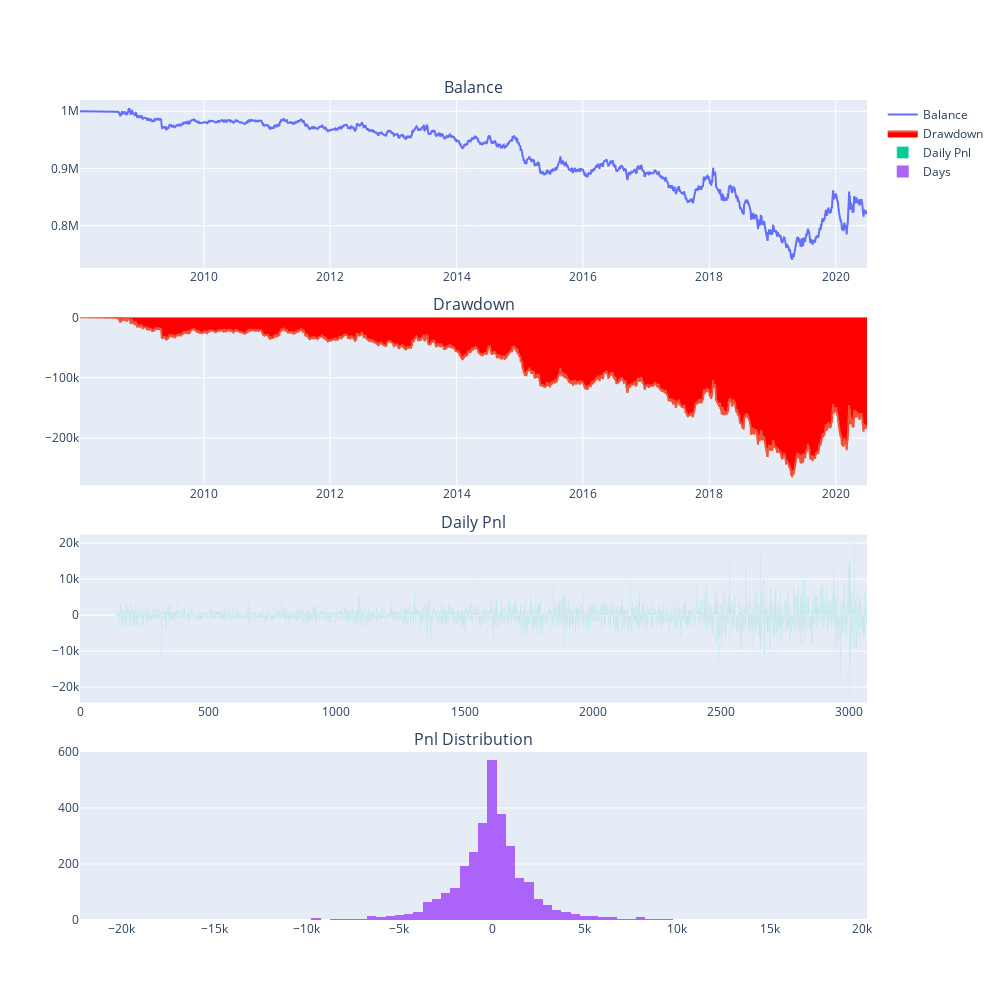

This figure's notebook cell:
### Code cell
# from vnpy.trader.constant import Interval, Exchange
from functools import partial



tickers = '2330.TSE'
symbol, exchange = tickers.split('.')
get_commission = partial(getCommission, symbol=symbol, exchange=exchange)
engine = BacktestingEngine()

engine.set_parameters(
    vt_symbol=tickers,
    interval=Interval.DAILY,
    start=datetime(2008, 1, 1),
    end=datetime(2020, 6, 30),
    rate=get_commission,
    slippage=getMinimumTick,
    size=1000,
    pricetick=getMinimumTick,
    capital=1_000_000,
    mode=BacktestingMode.BAR,
    collection_name='TSE')

engine.add_strategy(DoubleMaStrategy, {})
engine.load_data()
engine.run_backtesting()
df = engine.calculate_result()
engine.calculate_statistics()
engine.show_chart()

### Figure 1 — Plotly figure (JSON) as saved in the notebook; plotly's stock layout.template omitted (floating-point values rounded to 4 significant figures; data arrays with more than 128 entries replaced by an {"elided": "..."} marker saying what was removed)
{"data": [{"mode": "lines", "name": "Balance", "type": "scatter", "x": {"elided": "3071 str values"}, "xaxis": "x", "y": {"elided": "3071 float values"}, "yaxis": "y"}, {"fill": "tozeroy", "fillcolor": "red", "mode": "lines", "name": "Drawdown", "type": "scatter", "x": {"elided": "3071 str values"}, "xaxis": "x2", "y": {"elided": "3071 float values"}, "yaxis": "y2"}, {"name": "Daily Pnl", "type": "bar", "xaxis": "x3", "y": {"elided": "3071 float values"}, "yaxis": "y3"}, {"name": "Days", "nbinsx": 100, "type": "histogram", "x": {"elided": "3071 float values"}, "xaxis": "x4", "yaxis": "y4"}], "layout": {"annotations": [{"font": {"size": 16}, "showarrow": false, "text": "Balance", "x": 0.5, "xanchor": "center", "xref": "paper", "y": 1, "yanchor": "bottom", "yref": "paper"}, {"font": {"size": 16}, "showarrow": false, "text": "Drawdown", "x": 0.5, "xanchor": "center", "xref": "paper", "y": 0.735, "yanchor": "bottom", "yref": "paper"}, {"font": {"size": 16}, "showarrow": false, "text": "Daily Pnl", "x": 0.5, "xanchor": "center", "xref": "paper", "y": 0.47, "yanchor": "bottom", "yref": "paper"}, {"font": {"size": 16}, "showarrow": false, "text": "Pnl Distribution", "x": 0.5, "xanchor": "center", "xref": "paper", "y": 0.205, "yanchor": "bottom", "yref": "paper"}], "height": 1000, "width": 1000, "xaxis": {"anchor": "y", "domain": [0, 1]}, "xaxis2": {"anchor": "y2", "domain": [0, 1]}, "xaxis3": {"anchor": "y3", "domain": [0, 1]}, "xaxis4": {"anchor": "y4", "domain": [0, 1]}, "yaxis": {"anchor": "x", "domain": [0.795, 1]}, "yaxis2": {"anchor": "x2", "domain": [0.53, 0.735]}, "yaxis3": {"anchor": "x3", "domain": [0.265, 0.47]}, "yaxis4": {"anchor": "x4", "domain": [0, 0.205]}}}
